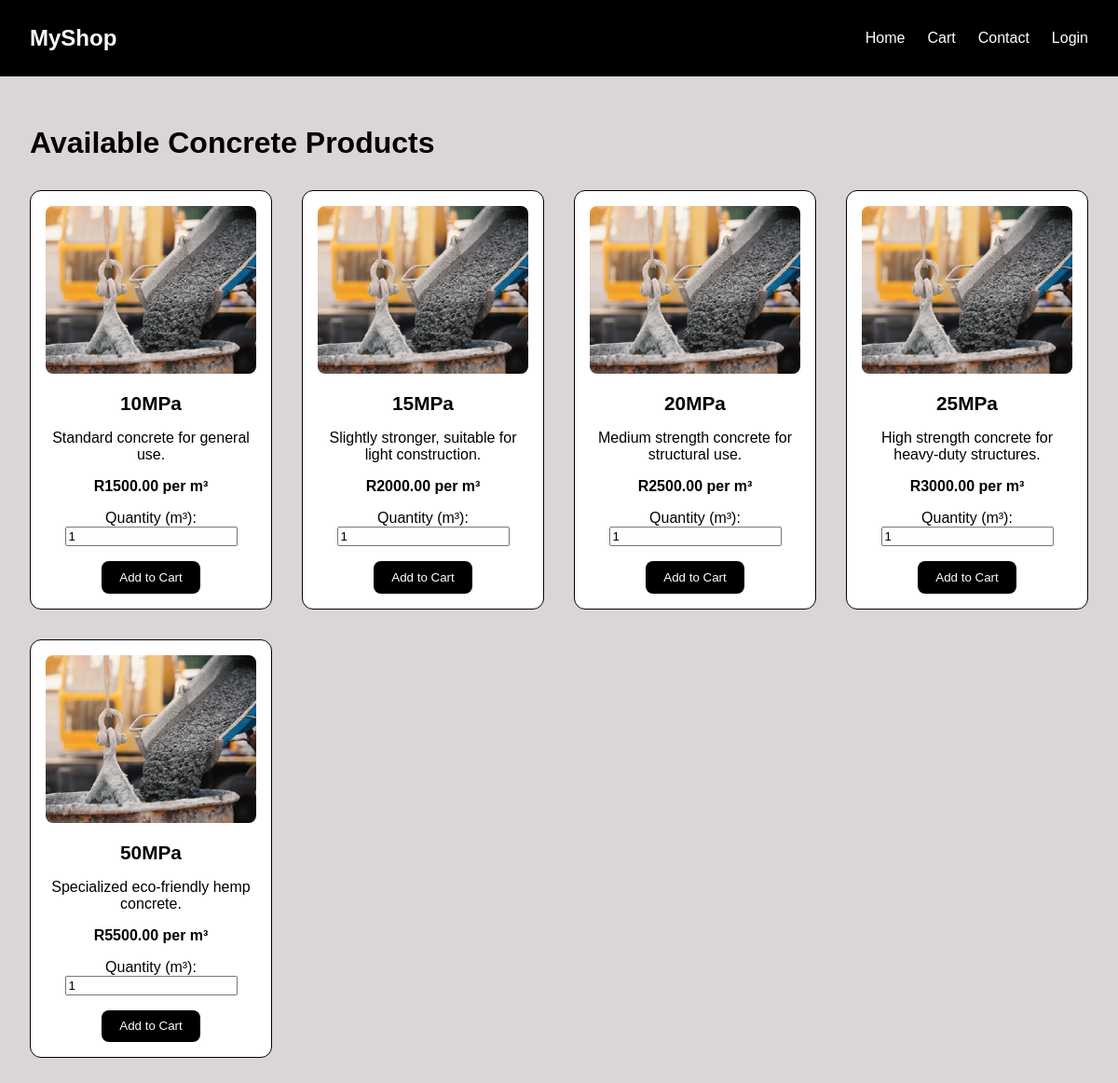
The page / on the database its author committed.
### duties/models.py (models this page shows, shortened)
class Product(models.Model):
    name = models.CharField(max_length=100)
    strength = models.CharField(max_length=50)
    price = models.DecimalField(max_digits=10, decimal_places=2)  # Rands per m³
    description = models.TextField(blank=True)
    image = models.ImageField(upload_to='products/', blank=True, null=True)  # NEW

### duties/views.py (the view)
# urls.py: path('', views.home, name='home'),
def home(request):
    products = Product.objects.all()
    return render(request, 'home.html', {'products': products})

### duties/templates/home.html (shortened to what this page needs)
{% extends "base.html" %}
{% block content %}
{% load static %}
<h1>Available Concrete Products</h1>
<div class="product-grid">
  {% for product in products %}
  <div class="product-card">
    {% if product.image %}
      <img src="{{ product.image.url }}" alt="{{ product.name }}" class="product-img">
    {% else %}
      <img src="{% static 'img/concrete1.jpeg' %}" alt="Concrete" class="product-img">
    {% endif %}
    <h2>{{ product.strength }}</h2>
    <p>{{ product.description }}</p>
    <p><strong>R{{ product.price }} per m³</strong></p>
    <form action="{% url 'add_to_cart' product.id %}" method="post">
      <label for="qty{{ product.id }}">Quantity (m³):</label>
      <input type="number" name="quantity" id="qty{{ product.id }}" value="1" min="1">
      <button type="submit">Add to Cart</button>
    </form>
  </div>
  {% endfor %}
</div>
{% endblock %}

### duties/templates/base.html (shortened to what this page needs)
{% load static %}
<!DOCTYPE html>
<html lang="en">
<head>
  <link rel="stylesheet" href="{% static 'css/styles.css' %}">
</head>
<body>
  <header>
    <nav class="navbar">
      <div class="logo">MyShop</div>
      <ul class="nav-links">
        <li><a href="{% url 'home' %}">Home</a></li>
        <li><a href="{% url 'cart' %}">Cart</a></li>
        <li><a href="{% url 'contact' %}">Contact</a></li>
        {% if user.is_authenticated %}
          <li><a href="{% url 'logout' %}">Logout</a></li>
        {% else %}
          <li><a href="{% url 'login' %}">Login</a></li>
        {% endif %}
      </ul>
    </nav>
  </header>
  <main>
    {% block content %}{% endblock %}
  </main>
</body>
</html>

### static/css/styles.css (style rules this page uses)
body { margin: 0; font-family: 'Poppins', sans-serif; background: #dad6d6; color: #000; }
header { background: #000; padding: 1rem 2rem; }
.navbar { display: flex; justify-content: space-between; align-items: center; }
.navbar .logo { color: #fff; font-size: 1.5rem; font-weight: bold; }
.nav-links { list-style: none; display: flex; gap: 1.5rem; }
.nav-links a { color: #fff; text-decoration: none; transition: 0.3s; }
main { padding: 2rem; }
.product-grid { display: grid; grid-template-columns: repeat(auto-fill, minmax(250px, 1fr)); gap: 2rem; margin-top: 2rem; }
.product-card { border: 1px solid #000; padding: 1rem; border-radius: 12px; text-align: center; background: #fff; }
.product-card h2 { margin: 0; font-size: 1.3rem; }
.product-card button { margin-top: 1rem; background: #000; color: #fff; border: none; padding: 0.6rem 1.2rem; cursor: pointer; border-radius: 8px; }
.product-card img { max-width: 100%; height: 180px; object-fit: cover; border-radius: 8px; margin-bottom: 1rem; }

### rows shown on the page
Product: strength "10MPa", description "Standard concrete for general use.", price "1500.00", quantity "1"
Product: strength "15MPa", description "Slightly stronger, suitable for light construction.", price "2000.00"
Product: strength "20MPa", description "Medium strength concrete for structural use.", price "2500.00"
Product: strength "25MPa", description "High strength concrete for heavy-duty structures.", price "3000.00"
Product: strength "50MPa", description "Specialized eco-friendly hemp concrete.", price "5500.00"
